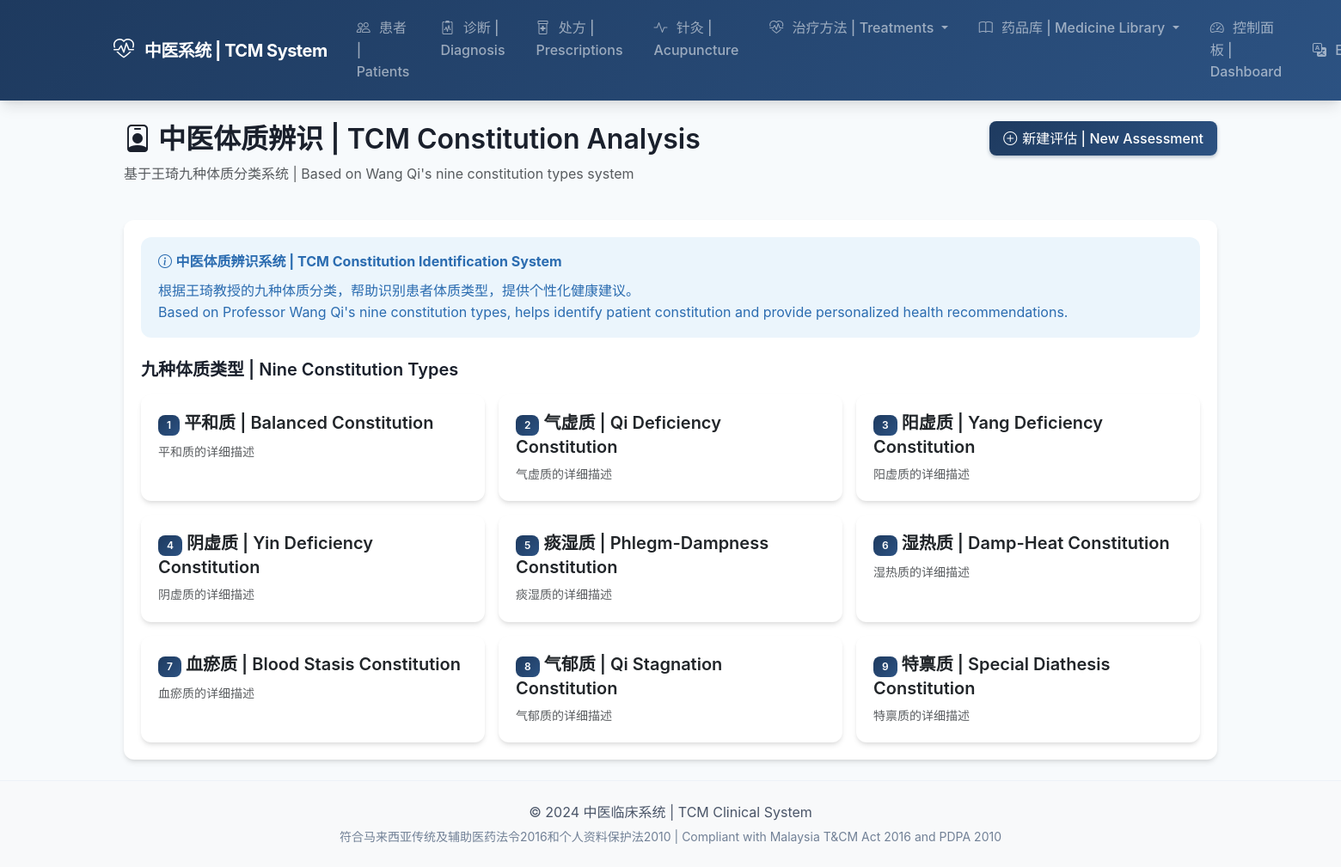
Screenshot of /constitution/ (signed in) with the database file from the repository.
### constitution/models.py (models this page shows, shortened)
class ConstitutionType(models.Model):
    name_cn = models.CharField(
        _('中文名称 | Chinese Name'),
        max_length=50,
        unique=True,
    )
    name_en = models.CharField(
        _('英文名称 | English Name'),
        max_length=100,
    )
    code = models.CharField(
        _('编码 | Code'),
        max_length=20,
        unique=True,
    )
    description = models.TextField(
        _('描述 | Description'),
        help_text=_('详细描述体质特点 | Detailed description of constitution characteristics'),
    )
    physical_features = models.TextField(
        _('形体特征 | Physical Features'),
        blank=True,
    )
    common_symptoms = models.TextField(
        _('常见表现 | Common Symptoms'),
        blank=True,
    )
    psychological_features = models.TextField(
        _('心理特征 | Psychological Features'),
        blank=True,
    )
    disease_susceptibility = models.TextField(
        _('易患疾病 | Disease Susceptibility'),
        blank=True,
    )
    environmental_adaptation = models.TextField(
        _('环境适应性 | Environmental Adaptation'),
        blank=True,
    )
    dietary_recommendations = models.TextField(
        _('饮食建议 | Dietary Recommendations'),
        blank=True,
    )
    lifestyle_recommendations = models.TextField(
        _('生活起居建议 | Lifestyle Recommendations'),
        blank=True,
    )
    exercise_recommendations = models.TextField(
        _('运动建议 | Exercise Recommendations'),
        blank=True,
    )
    herbal_recommendations = models.TextField(
        _('药膳建议 | Herbal Food Therapy'),
        blank=True,
    )
    display_order = models.IntegerField(
        _('显示顺序 | Display Order'),
        default=0,
    )
    is_active = models.BooleanField(_('启用 | Active'), default=True)
    created_at = models.DateTimeField(auto_now_add=True)
    updated_at = models.DateTimeField(auto_now=True)
    class Meta:
        verbose_name = _('体质类型 | Constitution Type')
        verbose_name_plural = _('体质类型 | Constitution Types')
        ordering = ['display_order', 'name_cn']

### constitution/views.py (the view)
# urls.py: path('', views.constitution_list, name='assessment_list'),
@login_required
def constitution_list(request):
    from .models import ConstitutionType
    constitutions = ConstitutionType.objects.filter(is_active=True).order_by('display_order')
    context = {
        'constitutions': constitutions,
        'title': _('体质类型 | Constitution Types'),
    }
    return render(request, 'constitution/constitution_list.html', context)

### accounts/models.py (called while the page is built)
    @property
    def is_practitioner(self):
        return self.role == self.Role.PRACTITIONER

### templates/constitution/constitution_list.html (shortened to what this page needs)
{% extends 'base.html' %}
{% load i18n %}
{% block content %}
<div class="container-fluid">
    <div class="row mb-4">
        <div class="col">
            <h2><i class="bi bi-person-badge"></i> 中医体质辨识 | TCM Constitution Analysis</h2>
            <p class="text-muted">基于王琦九种体质分类系统 | Based on Wang Qi's nine constitution types system</p>
        </div>
        <div class="col-auto">
            <a href="{% url 'constitution:assessment_create' %}" class="btn btn-primary">
                <i class="bi bi-plus-circle"></i> 新建评估 | New Assessment
            </a>
        </div>
    </div>
    <div class="card">
        <div class="card-body">
            <div class="alert alert-info">
                <i class="bi bi-info-circle"></i>
                <strong>中医体质辨识系统 | TCM Constitution Identification System</strong>
                <p class="mb-0 mt-2">
                    根据王琦教授的九种体质分类，帮助识别患者体质类型，提供个性化健康建议。<br>
                    Based on Professor Wang Qi's nine constitution types, helps identify patient constitution and provide personalized health recommendations.
                </p>
            </div>
            <h5 class="mt-4 mb-3">九种体质类型 | Nine Constitution Types</h5>
            <div class="row g-3">
                {% if constitutions %}
                    {% for const in constitutions %}
                    <div class="col-md-4">
                        <div class="card h-100">
                            <div class="card-body">
                                <h5 class="card-title">
                                    <span class="badge bg-primary">{{ forloop.counter }}</span>
                                    {{ const.name_cn }} | {{ const.name_en }}
                                </h5>
                                <p class="card-text text-muted small">{{ const.description|truncatewords:20 }}</p>
                            </div>
                        </div>
                    </div>
                    {% endfor %}
                {% endif %}
            </div>
        </div>
    </div>
</div>
{% endblock %}

### static/css/style.css (style rules this page uses)
:root { --tcm-primary: #1e3a5f; --tcm-primary-light: #2c5282; --tcm-primary-dark: #152a45; --tcm-secondary: #38a169; --tcm-secondary-light: #48bb78; --tcm-accent: #ed8936; --tcm-accent-light: #f6ad55; --tcm-danger: #e53e3e; --tcm-warning: #ecc94b; --tcm-info: #4299e1; --tcm-gray-50: #f7fafc; --tcm-gray-100: #edf2f7; --tcm-gray-200: #e2e8f0; --tcm-gray-300: #cbd5e0; --tcm-gray-400: #a0aec0; --tcm-gray-500: #718096; --tcm-gray-600: #4a5568; --tcm-gray-700: #2d3748; --tcm-gray-800: #1a202c; --tcm-gradient: linear-gradient(135deg, var(--tcm-primary) 0%, var(--tcm-primary-light) 100%); --tcm-gradient-accent: linear-gradient(135deg, var(--tcm-secondary) 0%, var(--tcm-secondary-light) 100%); --shadow-sm: 0 1px 2px 0 rgba(0, 0, 0, 0.05); --shadow: 0 4px 6px -1px rgba(0, 0, 0, 0.1), 0 2px 4px -1px rgba(0, 0, 0, 0.06); --shadow-md: 0 10px 15px -3px rgba(0, 0, 0, 0.1), 0 4px 6px -2px rgba(0, 0, 0, 0.05); --shadow-lg: 0 20px 25px -5px rgba(0, 0, 0, 0.1), 0 10px 10px -5px rgba(0, 0, 0, 0.04); --transition-fast: 150ms ease; --transition-normal: 300ms ease; --radius-sm: 0.375rem; --radius: 0.5rem; --radius-lg: 0.75rem; --radius-xl: 1rem; }
* { box-sizing: border-box; }
body { min-height: 100vh; display: flex; flex-direction: column; font-family: 'Inter', -apple-system, BlinkMacSystemFont, 'Segoe UI', Roboto, sans-serif; background-color: var(--tcm-gray-50); color: var(--tcm-gray-700); line-height: 1.6; }
h1, h2, h3, h4, h5, h6 { font-weight: 600; color: var(--tcm-gray-800); line-height: 1.3; }
a { color: var(--tcm-primary); text-decoration: none; transition: color var(--transition-fast); }
.card { border: none; border-radius: var(--radius-lg); box-shadow: var(--shadow); transition: all var(--transition-normal); overflow: hidden; }
.card-body { padding: 1.25rem; }
.btn { font-weight: 500; padding: 0.5rem 1rem; border-radius: var(--radius); transition: all var(--transition-fast); display: inline-flex; align-items: center; justify-content: center; gap: 0.375rem; }
.btn i { font-size: 1rem; }
.btn-primary { background: var(--tcm-gradient); border: none; box-shadow: 0 2px 4px rgba(30, 58, 95, 0.3); }
.alert { border: none; border-radius: var(--radius-lg); padding: 1rem 1.25rem; }
.alert-info { background-color: rgba(66, 153, 225, 0.1); color: #2b6cb0; }
.badge { font-weight: 600; font-size: 0.75rem; padding: 0.375rem 0.625rem; border-radius: var(--radius); }
.badge.bg-primary { background: var(--tcm-gradient) !important; }

### rows the page displays
ConstitutionType: name_cn "平和质", name_en "Balanced Constitution", description "平和质的详细描述"
ConstitutionType: name_cn "气虚质", name_en "Qi Deficiency Constitution", description "气虚质的详细描述"
ConstitutionType: name_cn "阳虚质", name_en "Yang Deficiency Constitution", description "阳虚质的详细描述"
ConstitutionType: name_cn "阴虚质", name_en "Yin Deficiency Constitution", description "阴虚质的详细描述"
ConstitutionType: name_cn "痰湿质", name_en "Phlegm-Dampness Constitution", description "痰湿质的详细描述"
ConstitutionType: name_cn "湿热质", name_en "Damp-Heat Constitution", description "湿热质的详细描述"
ConstitutionType: name_cn "血瘀质", name_en "Blood Stasis Constitution", description "血瘀质的详细描述"
ConstitutionType: name_cn "气郁质", name_en "Qi Stagnation Constitution", description "气郁质的详细描述"
ConstitutionType: name_cn "特禀质", name_en "Special Diathesis Constitution", description "特禀质的详细描述"
